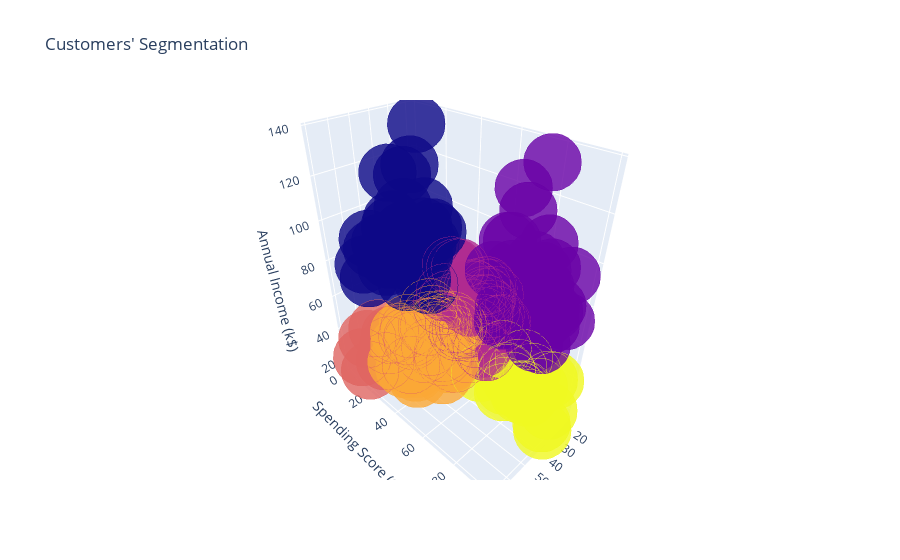

This figure's notebook cell:
### Markdown cell above
# Plot the 3D clusters

### Code cell
py.offline.init_notebook_mode(connected = True)
data['labels'] =  labels
trace1 = go.Scatter3d(
    x = data['Age'],
    y = data['Spending Score (1-100)'],
    z = data['Annual Income (k$)'],
    mode ='markers',
    marker = dict(color = data['labels'], size = 20, line = dict(color= data['labels'], width= 12), opacity = 0.8)) 

data = [trace1]
layout = go.Layout(title= 'Customers\' Segmentation', scene = dict(xaxis = dict(title  = 'Age'), 
                                                   yaxis = dict(title  = 'Spending Score (1-100)'), 
                                                   zaxis = dict(title  = 'Annual Income (k$)')))

fig = go.Figure(data=data, layout=layout)
py.offline.iplot(fig)
plt.show()

### Figure 1 — Plotly figure (JSON) as saved in the notebook; plotly's stock layout.template omitted (floating-point values rounded to 4 significant figures; data arrays with more than 128 entries replaced by an {"elided": "..."} marker saying what was removed)
{"data": [{"marker": {"color": {"elided": "200 int values"}, "line": {"color": {"elided": "200 int values"}, "width": 12}, "opacity": 0.8, "size": 20}, "mode": "markers", "type": "scatter3d", "x": {"elided": "200 int values"}, "y": {"elided": "200 int values"}, "z": {"elided": "200 int values"}}], "layout": {"scene": {"xaxis": {"title": {"text": "Age"}}, "yaxis": {"title": {"text": "Spending Score (1-100)"}}, "zaxis": {"title": {"text": "Annual Income (k$)"}}}, "title": {"text": "Customers' Segmentation"}}}
